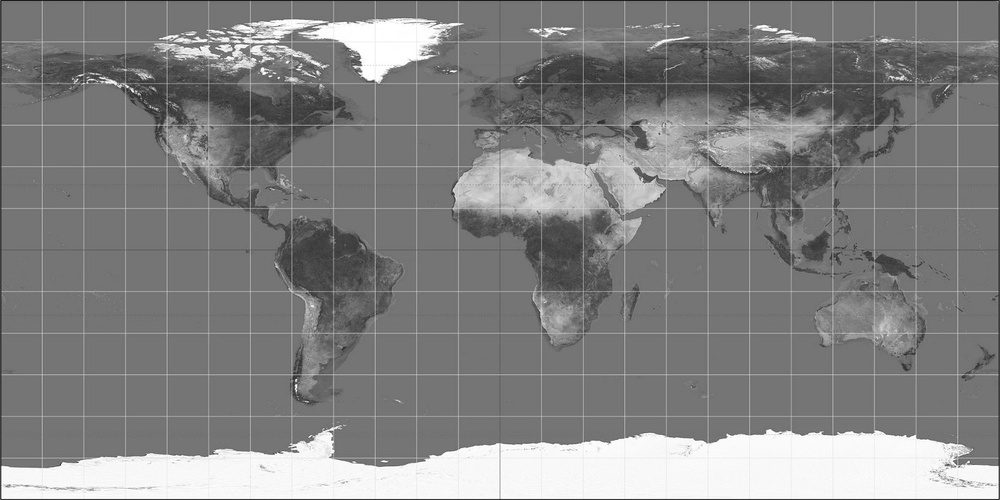
#> input picture map/img/equirectmap-bw.jpg, 1000 x 500 px, shrunk from 1600 x 800 before the run
$ python map.py
#> lines starting #> are read from the running program, lines starting #| are printed output that depends on the picture
### map_coordlister.py
#!/usr/bin/env python3

# Import h5py but suppress warning
import warnings
with warnings.catch_warnings():
    warnings.simplefilter('ignore')
    import h5py

import os, glob


# Return a list of unique coordinates contained in the database
def coordlister(paths, mapcfg):

    # Construct HDF5 database iterator
    pattern = os.path.join(paths['data'], '**/*.[Hh][Dd][Ff]5')
    it = glob.iglob(pattern, recursive = True)

    # Initialise coordinate list
    uniROIdata = []
    allROIdata = []

    nerr = 0

    # Iterate over all HDF5 files
    for filepath in it:
        try:
            with h5py.File(filepath, 'r') as f:

                # Determine product by matching product list items against filepath string
                for product in mapcfg['products']:
                    if product in filepath:
                        break

                else:
                    # Product not found
                    product = ''

                iprod = mapcfg['products'].index(product)

                # Read min/max longitude/lattitude
                lon1 = f['lon'][0]
                lon2 = f['lon'][-1]
                lat1 = f['lat'][0]
                lat2 = f['lat'][-1]

                # Construct ROI info
                coord = (lon1, lon2, lat1, lat2)
                ROI = {
                    'coord':    coord,
                    'iprod':    iprod,
                    'filepath': filepath
                }

                # Add ROI data to full list
                allROIdata.append(ROI)

                # If unique, add ROI data to unique list
                if not(ROI in uniROIdata):
                    uniROIdata.append(ROI)        # Add to ROIdata

        # Check if any file loading errors occur
        except OSError:
            nerr += 1
            print('Error loading file! (total errors: {})\n'.format(nerr))

    return allROIdata, uniROIdata

### map_writer.py
#!/usr/bin/env python3
from PIL import Image, ImageDraw, ImageFont
from extra_math import linefunc, rectcoll

# Mark regions in layers and write to image files
def mapper(uniROIdata, paths, mapcfg, coords):

    # Read resolution from basemap image
    imsize = Image.open(mapcfg['basemap']).size
#> imsize = (1000, 500)
    print("\nUsing basemap resolution: {}x{}.".format(*imsize))
#| Using basemap resolution: 1000x500.

    # Initialise image layers
    npr  = len(mapcfg['products'])
    imgs = [Image.new('RGBA', imsize) for i in range(npr)]
#> imgs = 4 items

    # Construct linear earth to pixel coordinate mapper
    maplon = linefunc(-180, 180, 0, imsize[0]-1)
    maplat = linefunc( -90,  90, imsize[1]-1, 0)

    for ROI in uniROIdata:

        # Unpack ROI info
        coord = ROI['coord']
        iprod = ROI['iprod']

        # Convert earth coordinates to map coordinates
        x1 = int(maplon(coord[0]))
        x2 = int(maplon(coord[1]))
        y1 = int(maplat(coord[2]))
        y2 = int(maplat(coord[3]))

        # Retrieve colors of product
        r,g,b,a = mapcfg['colors'][iprod]

        # Draw rectangle
        ImageDraw.Draw(imgs[iprod]).rectangle(
            (x1, y1, x2, y2),
            fill = (r, g, b, a),
            outline = mapcfg['outlinecolor'],
        )

        # Note:
        # Currently, each rectangle draw replaces the previous one,
        # instead of blending according to the alpha channels.
        # In future versions this might need to be fixed.

    # Write image files to disk
    for i in range(npr):
        img = imgs[i]
        img.save('map/img/maplayer{}.png'.format(i), 'PNG')

    print("Done marking {} regions on {} layers.".format(len(uniROIdata), npr))


    #======================================================#
    #========= Mark input coords as points on map =========#

    markerimg = Image.new('RGBA', imsize)       # Initialise input coords image
    r = mapcfg['markerradius']                  # Fetch marker radius

    xywh = []                                   # Initialise rounded coord array

    for coord in coords:                        # Iterate over input coords
        x = int(maplon(coord[1]))               # Calculate image coord x
        y = int(maplat(coord[0]))               # Calculate image coord y

        # Prepare text information
        fnt = ImageFont.load_default()
        text = '({:.2f}, {:.2f})'.format(*coord)
        w, h = fnt.getsize(text)

        # Deal with overlapping coordinates
        b = (x, y, w, h/2)                      # If overlap is more than half
        linenum = [rectcoll(a, b) for a in xywh].count(True)  # Count occurences

        xywh.append(b)                          # Add to list of occurences

        yline = y + h*linenum - int(h/2)        # Calculate text y coord

        # Draw text background
        ImageDraw.Draw(markerimg).rectangle(
            (x+5, yline, x+4+w, yline+h-1),
            fill = (255, 255, 255, 128)
        )

        # Draw text
        ImageDraw.Draw(markerimg).text(
            (x+5, yline),
            text,
            fill = mapcfg['markeroutlinecolor'],
        )

        # Draw marker circle
        ImageDraw.Draw(markerimg).ellipse(
            (x-r, y-r, x+r, y+r),
            fill = mapcfg['markercolor'],
            outline = mapcfg['markeroutlinecolor'],
        )
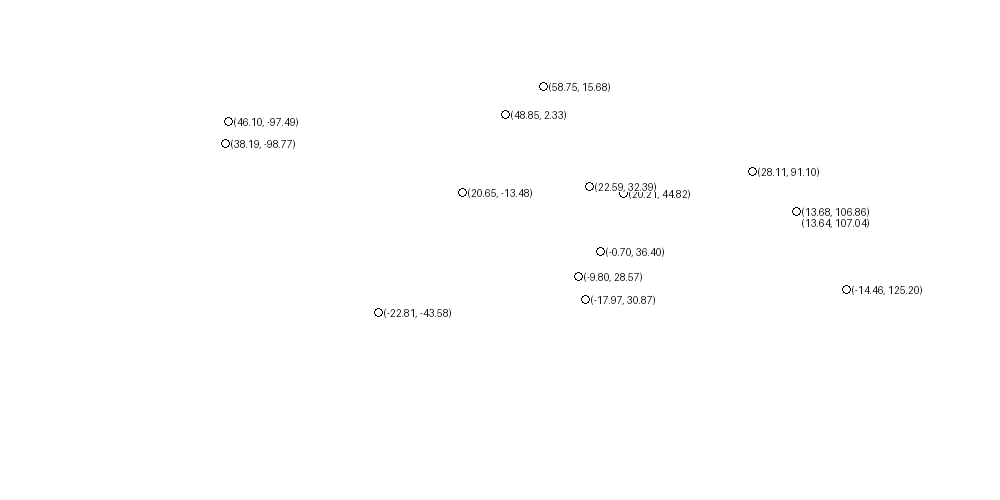
#> markerimg: PIL image 1000x500 RGBA; mean R, G, B, A 4.6, 4.6, 4.6, 3.6; transparent parts drawn white
#> after the loop, xywh = 15 items, first 6: (228, 121, 66, 5.5), (543, 86, 63, 5.5), (378, 312, 69, 5.5), (600, 251, 60, 5.5), (578, 276, 60, 5.5), (846, 289, 72, 5.5)


    # Save input coords marker image
    markerimg.save('map/img/markerlayer.png', 'PNG')

    print("Done marking {} coordinates on input coordinate layer.".format(len(coords)))

    return

### custom_functions.py
#!/usr/bin/env python3
"""
General functions that can not be categorized as mathematical.

get_dirsize --
sizestr --
ensure_folders_if --
"""

import os
from extra_math import roundsignificant, maybeint


# [8 lines left out: function get_dirsize, not called in this run]


# Print file size as rounded string in B, KB, MB, GB or TB
def sizestr(sizebytes, sep='', signif=3):
    """
    Return string representation of size in bytes, with appropriate prefix.

    sizebytes -- Integer size in bytes.
    sep -- Seperation character between number and unit. Default ''
    signif -- Number of significant digits. Default 3.
    """
    # Round size to 3 significant digits
    roundbytes = roundsignificant(sizebytes, signif)

    if abs(sizebytes) < 10**3:
        return '{}{}B'.format(roundbytes, sep)
    elif abs(sizebytes) < 10**6:
        return '{}{}KB'.format(maybeint(roundbytes/10**3), sep)
    elif abs(sizebytes) < 10**9:
        return '{}{}MB'.format(maybeint(roundbytes/10**6), sep)
    elif abs(sizebytes) < 10**12:
        return '{}{}GB'.format(maybeint(roundbytes/10**9), sep)
    else:
        return '{}{}TB'.format(maybeint(roundbytes/10**12), sep)


# Create folders if required and if conditions are True
# [4 lines left out: function ensure_folders_if, not called in this run]

### extra_math.py
#!/usr/bin/env python3
"""
Extra Mathematical functions.

linefunc            -- Construct 1D linear function.
roundsignificant    -- Round x to n significant digits.
roundas             -- Round x to nearest multiple of n.
maybeint            -- Convert x to int if it has no trailing decimals.
rectmid             -- Convert rectangle from (x,y,w,h) to (xc,yc,w/2,h/2).
rectcoll            -- Check overlap of two rectangles.
RMSE                -- Root Mean Square of Errors.
"""

from math import log10

from numpy import float64, square, sqrt


def linefunc(X1, X2, Y1, Y2):
    """Construct a 1D linear function (y=a*x+b), based on two points."""
    a = (Y2-Y1) / (X2-X1)
    b = Y1 - a*X1
    return lambda X: a*X+b


def roundsignificant(x, n):
    """Round x to n significant digits."""
    if x == 0:
        return 0
    else:
        return round(x, -int(log10(abs(x))) + n-1)


def roundas(x, n):
    """Round x to nearest multiple of n."""
    return n * round(x/n)


# [5 lines left out: function maybeint, not called in this run]


def rectmid(a):
    """Convert rectangle from (x, y, w, h) to (xc, yc, w/2, h/2)."""
    return (a[0]+a[2]/2, a[1]+a[3]/2, a[2]/2, a[3]/2)


def rectcoll(a, b):
    """Check if two rectangles (x, y, w, h) overlap/collide."""
    ac = rectmid(a)
    bc = rectmid(b)
    xcol = abs(ac[0]-bc[0]) <= ac[2]+bc[2]
    ycol = abs(ac[1]-bc[1]) <= ac[3]+bc[3]
    return (xcol and ycol)


# [4 lines left out: function RMSE, not called in this run]

### map_genjs.py
#!/usr/bin/env python3
# Generate javascript for product list

def genjs(mapcfg):
    with open('map/map.js', 'w') as f:

        js = ''

        # Generate code for product list
        js += 'var products = ' + str(mapcfg['products']) + ';'

        # Write javascript to file
        f.write(js)

    print('\nGenerated javascript map code.')

### map.py
#!/usr/bin/env python3
"""
Create earth map of database contents.

Writes layer images to /map/img folder. Location of map file: /map/map.html.
"""

from os.path import getsize
import numpy as np

from custom_functions import sizestr
from paths import paths
from map_coordlister import coordlister
from map_writer import mapper
from map_genjs import genjs
from map_cfg import mapcfg
from couple_coords import coords


print('\n=== MAP ===')

allROIdata, uniROIdata = coordlister(paths, mapcfg)  # List all unique ROI
genjs(mapcfg)                                        # Generate javascript
mapper(uniROIdata, paths, mapcfg, coords)            # Mark regions in layers

# Write ROI data to file
filename = mapcfg['ROIfilename']                     # File name
np.save(filename, allROIdata)                        # Save file
filesize = sizestr(getsize(filename), sep=' ')       # File size (KB) rounded
print("Saved {} ROI entries to file '{}' ({}).\n"
      .format(len(allROIdata), filename, filesize))
